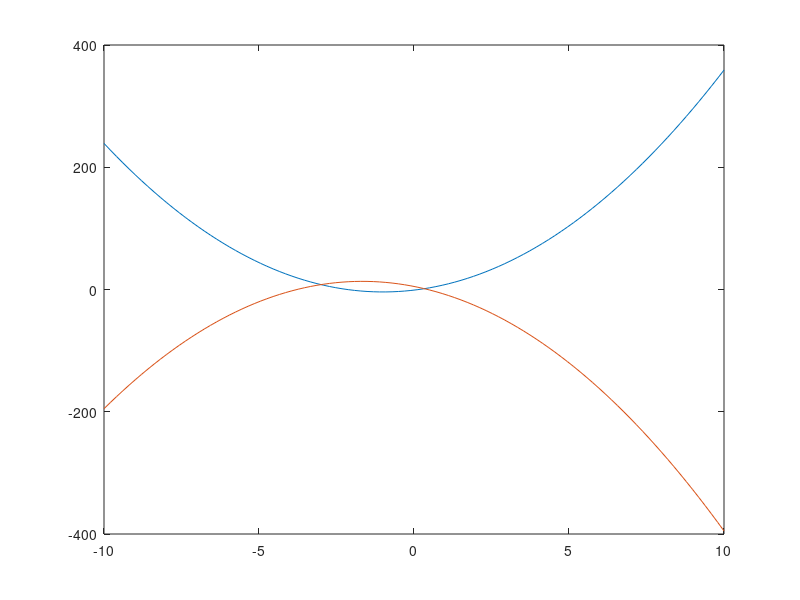

Write MATLAB code to recreate this figure.
clc; clear all;

f = @(x) x.^3 + 3.*x.^2 - x;
g = @(x) -x.^3 - 5.*x.^2 + 5*x - 9;

fp = @(x) 3.*x.^2 + 6.*x - 1;
gp = @(x) -3.*x.^2 - 10.*x + 5;

x = linspace(-10, 10);
plot(x, fp(x))
hold on;
plot(x, gp(x));

yin = intersect(fp(x), gp(x));
